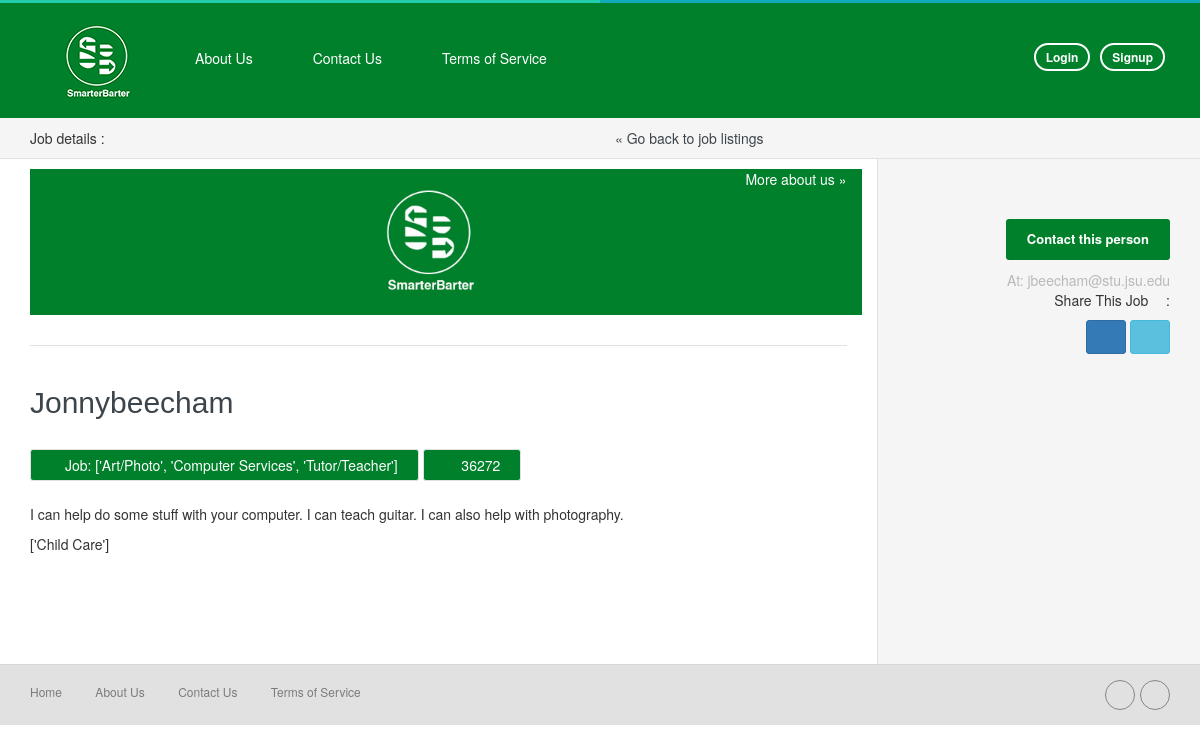
The app's page /job_detail/2/, older data.
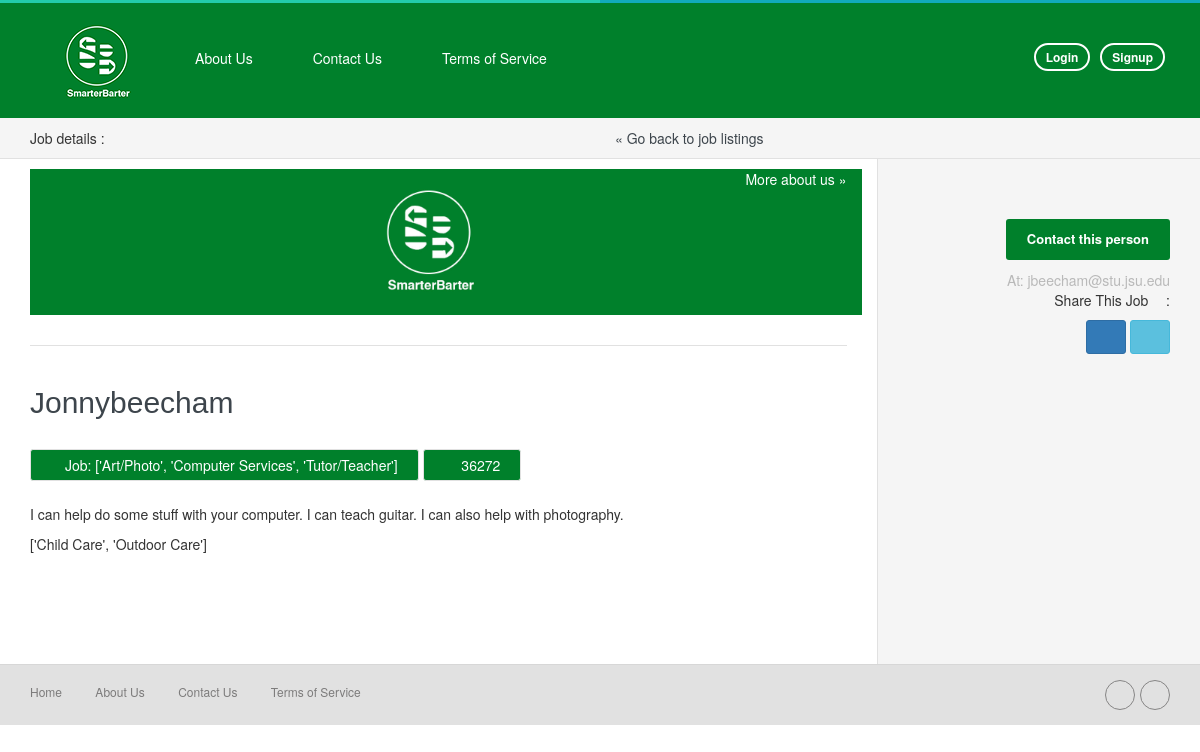
The same page, newer data.
### home/models.py (models this page shows, shortened)
class CustomerService(models.Model):
    customer = models.OneToOneField(Customer, on_delete=models.CASCADE)
    servicesID = models.CharField(max_length = 600)
    needsID = models.CharField(max_length = 600)
    objects = customerServiceManager()

class Customer(models.Model):
    user = models.OneToOneField(User, on_delete=models.CASCADE)
    zipCode = models.IntegerField(default = '55555')
    bio = models.TextField(max_length = 1500)
    objects = customerManager()

### home/templates/home/job_detail.html (shortened to what this page needs)
{% extends 'home/header.html' %}
{% load staticfiles %}
{% block content %}
      <div class="body-content clearfix" >
        <div class="bg-color2 block-section-xs line-bottom">
          <div class="container">
            <div class="row">
              <div class="col-sm-6 hidden-xs">
                <div>Job details :</div>
              </div>
              <div class="col-sm-6">
                <div><a href="/job_post">&laquo; Go back to job listings</a></div>
              </div>
            </div>
          </div>
        </div>
        <div class="bg-color2">
          <div class="container">
            <div class="row">
              <div class="col-md-9">
                <div class="block-section-xs box-item-details">
                  <div class="row bg-color3">
                    <div class="col-md-8">
                        <img style="width: 150px; margin-left: 61%; margin-top: 14px; margin-bottom: 19px" src="{% static 'assets/theme/images/smarter3_big.jpg' %}" alt="">
                    </div>
                    <div class="col-md-4">
                      <p class="text-right"><a href="/faq" style="color: white;">More about us &raquo;</a></p>
                    </div>
                  </div>
                  <h2 class="title">{{customerservice.customer.user.username}}</h2>
                  <div class="job-meta">
                    <ul class="list-inline">
                      <li class="bg-color3" style="color: white;"><i class="fa fa-briefcase"></i>Job:  {{customerservice.servicesID}} </li>
                      <li class="bg-color3" style="color: white;"><i class="fa fa-map-marker"></i> {{customerservice.customer.zipCode}}</li>
                    </ul>
                       {{customerservice.customer.bio|safe|linebreaks}}
                  </div>
                {{customerservice.needsID}}
                  <br>
                    <br>
                    <br>
                    <br>
                    <br>
                    <br>
              </div>
            </div>
            <div class="col-md-3">
                <div class="block-section " id="affix-box">
                  <div class="text-right">
                    <p><a href="#modal-apply"  data-toggle="modal" class="btn btn-theme btn-t-primary btn-block-xs">Contact this person</a></p>
                    <span class="color-white-mute">At: {{customerservice.customer.user.email}}</span>
                    <p>Share This Job  :</p>
                    <p class="share-btns">
                      <a href="https://www.facebook.com/smarter2barter/" class="btn btn-primary"><i class="fa fa-facebook"></i></a>
                      <a href="https://www.twitter.com/Smarter2_Barter" class="btn btn-info"><i class="fa fa-twitter"></i></a>
                    </p>
                  </div>
                </div>
                </div>
            </div>
        </div>
    </div>
      </div>
{% endblock %}

### home/templates/home/header.html (shortened to what this page needs)
{% load staticfiles %}
<!DOCTYPE html>
<html lang="{{ LANGUAGE_CODE }}">
  <head>
    <link href="{% static 'assets/plugins/bootstrap-3.3.2/css/bootstrap.min.css' %}" rel="stylesheet">
    <link href="{% static 'assets/plugins/font-awesome-4.2.0/css/font-awesome.min.css' %}" rel="stylesheet">
    <link href="{% static 'assets/plugins/magnific-popup/magnific-popup.css' %}" rel="stylesheet">
    <link href="{% static 'assets/plugins/bootstrap_dropdowns_enhancement/dist/css/dropdowns-enhancement.css' %}" rel="stylesheet">
    <link href="{% static 'assets/theme/css/theme.css' %}" rel="stylesheet">
    <link href="{% static 'assets/theme/css/theme-custom.css' %}" rel="stylesheet">
</head>
    <body>
    <div class="wrapper">
    <header class="main-header">
        <nav class="navbar navbar-default main-navbar hidden-sm hidden-xs">
          <div class="container">
            <div class="collapse navbar-collapse" id="bs-example-navbar-collapse-1">
              <ul class="nav navbar-nav">
                  <li class="logo-xs"><a href="/"><img style="width: 75px;" src="{% static 'assets/theme/images/smarter3_small.png' %}" alt=""></a>
                  </li>
                    <li class="word-fix"><a href="/faq">About Us</a></li>
                    <li class="word-fix"><a href="/contact">Contact Us</a></li>
                    <li class="word-fix"><a href="/tos">Terms of Service</a></li>
                  </ul>
            {% if user.username  %}
                <ul class="nav navbar-nav navbar-right">
                    <li class="username"><p>Welcome {{ user.username }}</p></li>
                    <li class="link-btn word-fix"><a href="/logout/"><span class="btn btn-theme btn-pill btn-xs btn-line">Logout</span></a></li>
                </ul>
            {% else %}
              <ul class="nav navbar-nav navbar-right">
                <li class="link-btn word-fix"><a href="/login"><span class="btn btn-theme btn-pill btn-xs btn-line">Login</span></a></li>
                <li class="link-btn word-fix"><a href="/register"><span class="btn btn-theme  btn-pill btn-xs btn-line">Signup</span></a></li>
              </ul>
            {% endif %}
            </div>
          </div>
        </nav>
    </header>
{% block content %}
{% endblock %}
      <footer class="main-footer">
        <div class="container">
          <div class="row">
            <div class="col-sm-6">
              <ul class="list-inline link-footer text-center-xs">
                <li><a href="/">Home</a></li>
                <li><a href="/faq">About Us</a></li>
                <li><a href="/contact">Contact Us</a></li>
                <li><a href="/tos">Terms of Service</a></li>
              </ul>
            </div>
            <div class="col-sm-6 ">
              <div class="socials text-right text-center-xs">
                <a href="https://www.facebook.com/smarter2barter/"><i class="fa fa-facebook"></i></a>
                <a href="https://www.twitter.com/Smarter2_Barter"><i class="fa fa-twitter"></i></a>
              </div>
            </div>
          </div>
        </div>
      </footer>
      </div>
  </body>
</html>

Row changes from the older to the newer data that the page shows:
changed CustomerService "['Art/Photo', 'Computer Services', 'Tutor/Teacher']": needsID "['Child Care']" → "['Child Care', 'Outdoor Care']"
